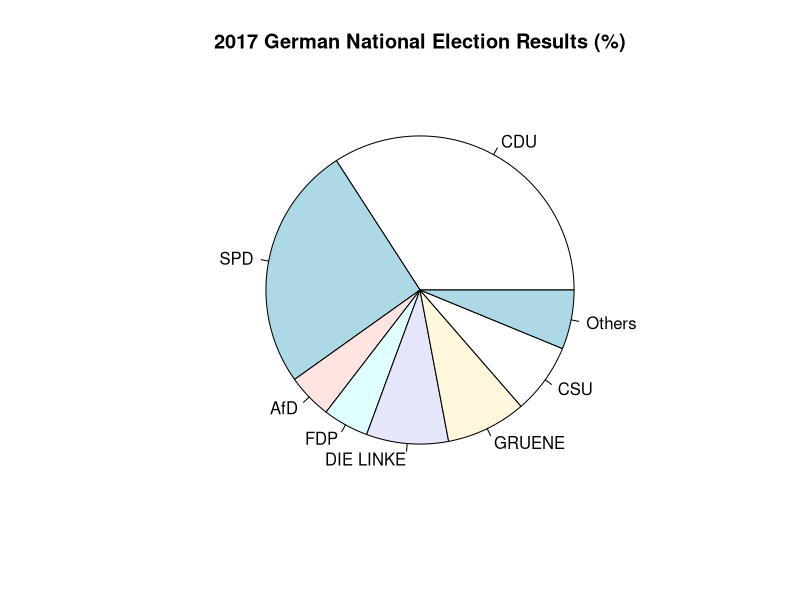
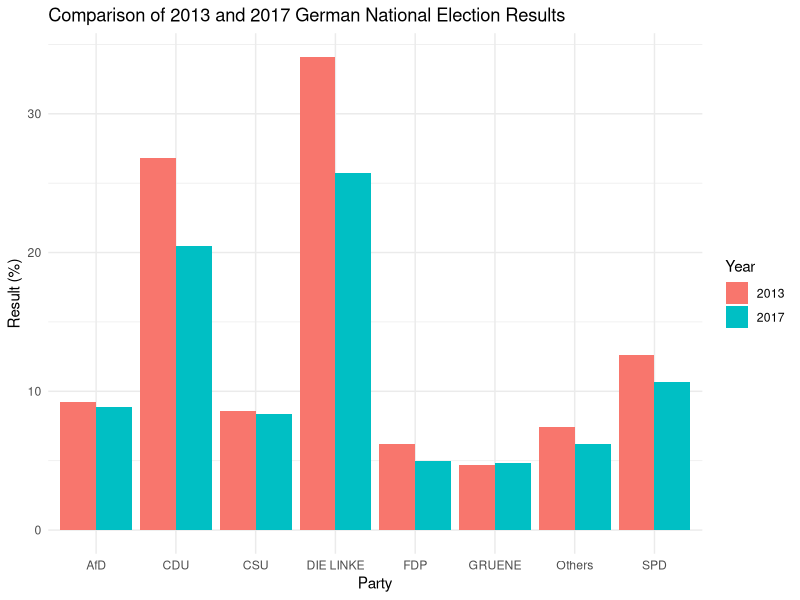

These charts were generated, in order, by the following R code:
# Task 1
# Election results data
party <- c("CDU", "SPD", "AfD", "FDP", "DIE LINKE", "GRUENE", "CSU", "Others")
results_2013 <- c(26.8, 20.5, 12.6, 10.7, 9.2, 8.9, 6.2, 5.0)
results_2017 <- c(34.1, 25.7, 4.7, 4.8, 8.6, 8.4, 7.4, 6.2)

# Pie chart for 2017 results
pie(results_2017, labels = party, main = "2017 German National Election Results (%)")

library(ggplot2)

# Prepare data frame for ggplot
election_data <- data.frame(
  Party = rep(party, each = 2),
  Year = rep(c("2013", "2017"), times = length(party)),
  Result = c(results_2013, results_2017)
)

# Bar chart comparing 2013 and 2017 results
ggplot(election_data, aes(x = Party, y = Result, fill = Year)) +
  geom_bar(stat = "identity", position = "dodge") +
  labs(title = "Comparison of 2013 and 2017 German National Election Results",
       x = "Party", y = "Result (%)") +
  theme_minimal()
